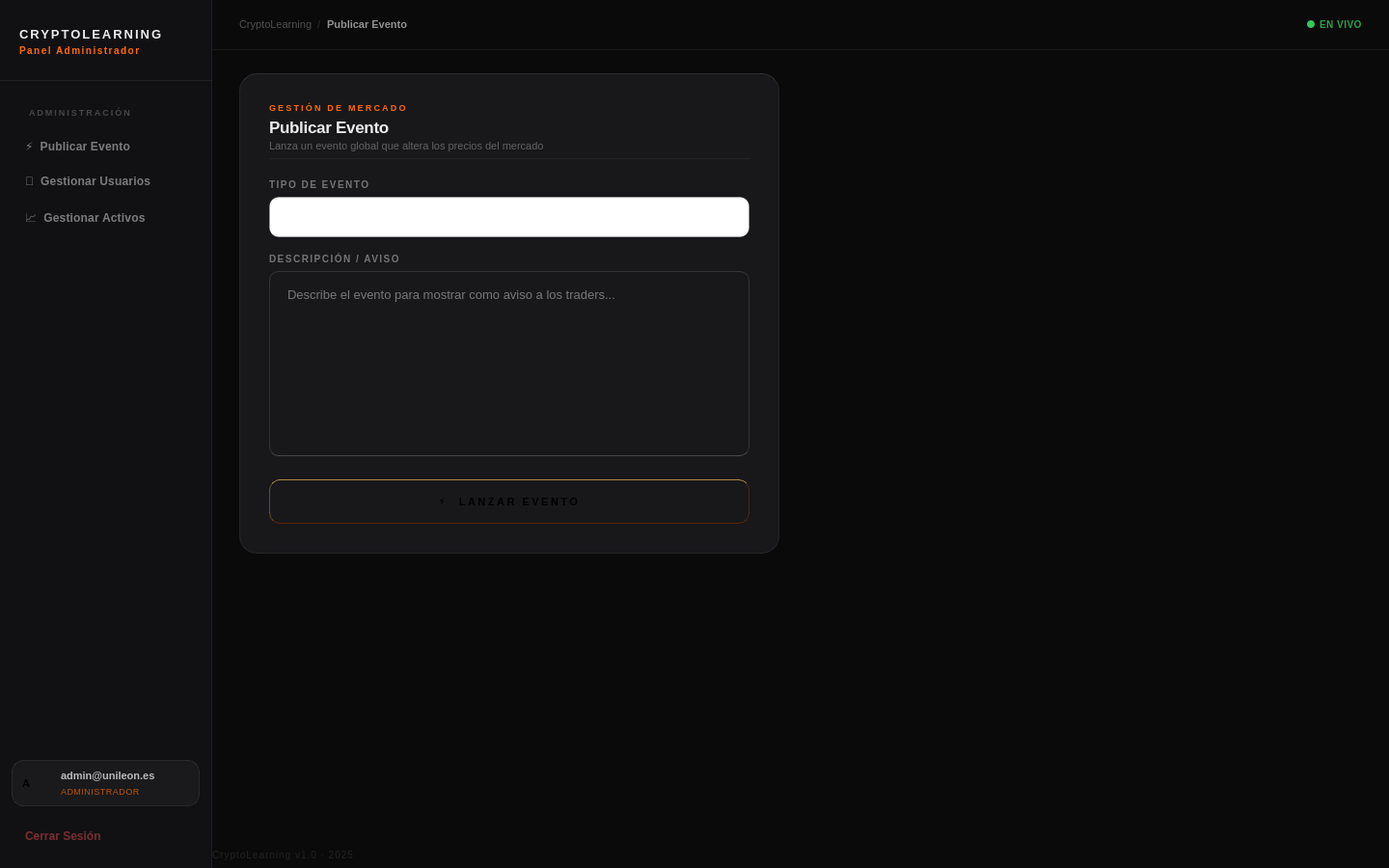
<?xml version="1.0" encoding="UTF-8"?>
<ui version="4.0">
 <class>AdminWindow</class>
 <widget class="QMainWindow" name="AdminWindow">
  <property name="geometry">
   <rect><x>0</x><y>0</y><width>1440</width><height>900</height></rect>
  </property>
  <property name="windowTitle">
   <string>CryptoLearning — Panel Administrador</string>
  </property>

  <property name="styleSheet">
   <string notr="true">

/* ═══════════════════════════════════════════════════════════════════════
   CRYPTOLEARNING  ·  PANEL ADMINISTRADOR
   Apple Spatial Design  ·  Dark Matter Edition
   ═══════════════════════════════════════════════════════════════════════
   Palette:
     Surface-0  #0A0A0B   — void black
     Surface-1  #111113   — deep base
     Surface-2  #18181B   — card ground
     Surface-3  #222226   — raised card
     Surface-4  #2C2C31   — input field
     Divider    rgba(255,255,255,0.06)
     Border     rgba(255,255,255,0.10)
     Border-hi  rgba(255,255,255,0.16)
     Accent     #FF6B00   — CryptoOrange
     Accent-hi  #FF8C2A   — warm highlight
     Red        #FF3B30   — danger
     Text-pri   rgba(255,255,255,0.92)
     Text-sec   rgba(255,255,255,0.50)
     Text-ter   rgba(255,255,255,0.25)
   ═══════════════════════════════════════════════════════════════════════ */

/* ── BASE ───────────────────────────────────────────────────────────── */
QMainWindow, QWidget#centralwidget {
    background-color: #0A0A0B;
    font-family: "SF Pro Display", "Helvetica Neue", "Segoe UI Variable", Arial, sans-serif;
}
QFrame { background: transparent; border: none; }

/* ── SIDEBAR ────────────────────────────────────────────────────────── */
QFrame#sidebar {
    background-color: #111113;
    border-right: 1px solid rgba(255, 255, 255, 0.06);
}

/* ── LOGO ───────────────────────────────────────────────────────────── */
QLabel#lbl_sidebar_logo {
    color: rgba(255, 255, 255, 0.92);
    font-size: 13px;
    font-weight: 700;
    letter-spacing: 2px;
    qproperty-alignment: AlignLeft;
}
QLabel#lbl_sidebar_sub {
    color: #FF6B00;
    font-size: 10px;
    font-weight: 500;
    letter-spacing: 1.5px;
    qproperty-alignment: AlignLeft;
}

/* ── SEPARADOR ──────────────────────────────────────────────────────── */
QFrame#sep_sidebar {
    background-color: rgba(255, 255, 255, 0.06);
    min-height: 1px;
    max-height: 1px;
    border: none;
}

/* ── SECCIÓN NAV LABEL ──────────────────────────────────────────────── */
QLabel#lbl_nav_section {
    color: rgba(255, 255, 255, 0.22);
    font-size: 9px;
    font-weight: 600;
    letter-spacing: 2px;
    padding-left: 16px;
}

/* ── BOTONES NAV ────────────────────────────────────────────────────── */
QPushButton#btn_nav_eventos,
QPushButton#btn_nav_usuarios,
QPushButton#btn_nav_activos {
    background: transparent;
    color: rgba(255, 255, 255, 0.45);
    font-size: 12px;
    font-weight: 500;
    letter-spacing: 0.2px;
    border: none;
    border-radius: 10px;
    padding: 10px 14px 10px 14px;
    text-align: left;
}
QPushButton#btn_nav_eventos:hover,
QPushButton#btn_nav_usuarios:hover,
QPushButton#btn_nav_activos:hover {
    background: rgba(255, 255, 255, 0.05);
    color: rgba(255, 255, 255, 0.80);
}
QPushButton#btn_nav_eventos:pressed,
QPushButton#btn_nav_usuarios:pressed,
QPushButton#btn_nav_activos:pressed {
    background: rgba(255, 107, 0, 0.10);
    color: #FF8C2A;
}
QPushButton#btn_nav_salir {
    background: transparent;
    color: rgba(255, 80, 80, 0.45);
    font-size: 12px;
    font-weight: 500;
    border: none;
    border-radius: 10px;
    padding: 10px 14px 10px 14px;
    text-align: left;
}
QPushButton#btn_nav_salir:hover {
    background: rgba(255, 60, 60, 0.07);
    color: rgba(255, 100, 100, 0.80);
}

/* ── AVATAR USUARIO ─────────────────────────────────────────────────── */
QFrame#user_pill {
    background: rgba(255, 255, 255, 0.04);
    border: 1px solid rgba(255, 255, 255, 0.08);
    border-radius: 12px;
}
QLabel#lbl_user_name {
    color: rgba(255, 255, 255, 0.70);
    font-size: 11px;
    font-weight: 500;
}
QLabel#lbl_user_role {
    color: rgba(255, 107, 0, 0.70);
    font-size: 9px;
    font-weight: 400;
    letter-spacing: 0.5px;
}
QLabel#lbl_user_avatar {
    background: qlineargradient(x1:0,y1:0,x2:1,y2:1,
        stop:0 #FF6B00, stop:1 #FF3D00);
    color: #000000;
    font-size: 11px;
    font-weight: 700;
    border-radius: 10px;
    qproperty-alignment: AlignCenter;
}

/* ── ÁREA PRINCIPAL ─────────────────────────────────────────────────── */
QFrame#main_area {
    background-color: #0A0A0B;
}

/* ── TOPBAR ─────────────────────────────────────────────────────────── */
QFrame#topbar {
    background-color: rgba(10, 10, 11, 0.85);
    border-bottom: 1px solid rgba(255, 255, 255, 0.06);
}
QLabel#lbl_topbar_breadcrumb {
    color: rgba(255, 255, 255, 0.28);
    font-size: 11px;
    font-weight: 400;
}
QLabel#lbl_topbar_breadcrumb_sep {
    color: rgba(255, 255, 255, 0.15);
    font-size: 11px;
}
QLabel#lbl_topbar_breadcrumb_active {
    color: rgba(255, 255, 255, 0.55);
    font-size: 11px;
    font-weight: 500;
}

/* ── BADGE LIVE ─────────────────────────────────────────────────────── */
QLabel#lbl_live_dot {
    background: #34C759;
    border-radius: 4px;
    min-width: 8px;
    max-width: 8px;
    min-height: 8px;
    max-height: 8px;
}
QLabel#lbl_live_text {
    color: rgba(52, 199, 89, 0.80);
    font-size: 10px;
    font-weight: 600;
    letter-spacing: 0.5px;
}

/* ── CARDS ──────────────────────────────────────────────────────────── */
QFrame#card_eventos,
QFrame#card_usuarios,
QFrame#card_activos {
    background-color: #18181B;
    border: 1px solid rgba(255, 255, 255, 0.08);
    border-top: 1px solid rgba(255, 255, 255, 0.12);
    border-radius: 18px;
}

/* ── ACCENT LINE TOP ────────────────────────────────────────────────── */
QFrame#card_accent_ev,
QFrame#card_accent_usr,
QFrame#card_accent_act {
    background: qlineargradient(
        x1:0, y1:0, x2:1, y2:0,
        stop:0.00 rgba(255, 107, 0,   0),
        stop:0.30 rgba(255, 107, 0, 160),
        stop:0.50 rgba(255, 160, 0, 255),
        stop:0.70 rgba(255, 107, 0, 160),
        stop:1.00 rgba(255, 107, 0,   0)
    );
    min-height: 1px;
    max-height: 1px;
    border: none;
    border-radius: 0px;
}

/* ── EYEBROW / TÍTULOS CARD ─────────────────────────────────────────── */
QLabel#lbl_ey_ev, QLabel#lbl_ey_usr, QLabel#lbl_ey_act {
    color: #FF6B00;
    font-size: 9px;
    font-weight: 600;
    letter-spacing: 2.2px;
}
QLabel#lbl_tit_ev, QLabel#lbl_tit_usr, QLabel#lbl_tit_act {
    color: rgba(255, 255, 255, 0.92);
    font-size: 17px;
    font-weight: 600;
    letter-spacing: -0.3px;
}
QLabel#lbl_desc_ev, QLabel#lbl_desc_usr, QLabel#lbl_desc_act {
    color: rgba(255, 255, 255, 0.32);
    font-size: 11px;
}

/* ── SEPARADOR INTERNO ──────────────────────────────────────────────── */
QFrame#sep_card {
    background-color: rgba(255, 255, 255, 0.05);
    min-height: 1px;
    max-height: 1px;
    border: none;
}

/* ── ETIQUETAS CAMPO ────────────────────────────────────────────────── */
QLabel#lbl_f_evento, QLabel#lbl_f_desc {
    color: rgba(255, 255, 255, 0.40);
    font-size: 10px;
    font-weight: 600;
    letter-spacing: 1.5px;
}

/* ── COMBO BOX EVENTO ───────────────────────────────────────────────── */
QComboBox#combo_evento {
    background: qlineargradient(x1:0,y1:0,x2:0,y2:1,
        stop:0 rgba(255,255,255,8), stop:1 rgba(255,255,255,4));
    border: 1px solid rgba(255, 255, 255, 0.12);
    border-bottom: 1px solid rgba(255, 255, 255, 0.20);
    border-radius: 10px;
    color: rgba(255, 255, 255, 0.88);
    padding: 10px 14px;
    font-size: 13px;
    min-height: 20px;
    selection-background-color: rgba(255, 107, 0, 0.18);
    selection-color: #FF8C2A;
}
QComboBox#combo_evento:hover {
    background: rgba(255, 255, 255, 0.07);
    border: 1px solid rgba(255, 255, 255, 0.26);
    color: #FFFFFF;
}
QComboBox#combo_evento:focus {
    border: 1px solid rgba(255, 130, 0, 0.65);
    color: #FFFFFF;
}
QComboBox#combo_evento::drop-down {
    border: none;
    padding-right: 12px;
}
QComboBox QAbstractItemView {
    background: #141418;
    border: 1px solid rgba(255, 255, 255, 0.12);
    border-radius: 8px;
    color: rgba(255, 255, 255, 0.80);
    selection-background-color: rgba(255, 107, 0, 0.18);
    selection-color: #FF8C2A;
    padding: 4px;
}

/* ── TEXTAREA DESCRIPCIÓN ───────────────────────────────────────────── */
QTextEdit#input_desc_evento {
    background: qlineargradient(x1:0,y1:0,x2:0,y2:1,
        stop:0 rgba(255,255,255,7), stop:1 rgba(255,255,255,3));
    border: 1px solid rgba(255, 255, 255, 0.12);
    border-bottom: 1px solid rgba(255, 255, 255, 0.20);
    border-radius: 10px;
    color: rgba(255, 255, 255, 0.82);
    padding: 12px 14px;
    font-size: 13px;
}
QTextEdit#input_desc_evento:focus {
    background: qlineargradient(x1:0,y1:0,x2:0,y2:1,
        stop:0 rgba(255,106,0,18), stop:1 rgba(255,80,0,8));
    border: 1px solid rgba(255, 130, 0, 0.65);
    color: #FFFFFF;
}

/* ── INPUTS BÚSQUEDA ────────────────────────────────────────────────── */
QLineEdit#input_buscar_usuario, QLineEdit#input_buscar_activo {
    background: qlineargradient(x1:0,y1:0,x2:0,y2:1,
        stop:0 rgba(255,255,255,7), stop:1 rgba(255,255,255,3));
    border: 1px solid rgba(255, 255, 255, 0.12);
    border-bottom: 1px solid rgba(255, 255, 255, 0.22);
    border-radius: 10px;
    color: rgba(255, 255, 255, 0.88);
    padding: 10px 14px;
    font-size: 13px;
    min-height: 20px;
    selection-background-color: rgba(255, 106, 0, 100);
    selection-color: #FFFFFF;
}
QLineEdit#input_buscar_usuario:hover, QLineEdit#input_buscar_activo:hover {
    background: rgba(255, 255, 255, 0.08);
    border: 1px solid rgba(255, 255, 255, 0.28);
    color: #FFFFFF;
}
QLineEdit#input_buscar_usuario:focus, QLineEdit#input_buscar_activo:focus {
    background: qlineargradient(x1:0,y1:0,x2:0,y2:1,
        stop:0 rgba(255,106,0,18), stop:1 rgba(255,80,0,8));
    border: 1px solid rgba(255, 130, 0, 0.65);
    color: #FFFFFF;
}

/* ── TABLAS ─────────────────────────────────────────────────────────── */
QTableWidget#tabla_usuarios,
QTableWidget#tabla_activos {
    background: transparent;
    border: none;
    gridline-color: rgba(255, 255, 255, 0.04);
    color: rgba(255, 255, 255, 0.80);
    font-size: 12px;
    selection-background-color: rgba(255, 107, 0, 0.10);
    selection-color: rgba(255, 255, 255, 0.92);
    outline: none;
}
QTableWidget#tabla_usuarios::item,
QTableWidget#tabla_activos::item {
    padding: 10px 14px;
    border-bottom: 1px solid rgba(255, 255, 255, 0.04);
}
QTableWidget#tabla_usuarios::item:selected,
QTableWidget#tabla_activos::item:selected {
    background: rgba(255, 107, 0, 0.08);
    color: rgba(255, 255, 255, 0.92);
}
QTableWidget#tabla_usuarios::item:hover,
QTableWidget#tabla_activos::item:hover {
    background: rgba(255, 255, 255, 0.03);
}
QHeaderView::section {
    background-color: transparent;
    color: rgba(255, 255, 255, 0.28);
    font-size: 10px;
    font-weight: 600;
    letter-spacing: 1.5px;
    padding: 10px 14px;
    border: none;
    border-bottom: 1px solid rgba(255, 255, 255, 0.06);
}

/* ── SCROLLBAR ──────────────────────────────────────────────────────── */
QScrollBar:vertical {
    background: transparent;
    width: 5px;
    border-radius: 3px;
    margin: 4px 0;
}
QScrollBar::handle:vertical {
    background: rgba(255, 255, 255, 0.14);
    border-radius: 3px;
    min-height: 24px;
}
QScrollBar::handle:vertical:hover {
    background: rgba(255, 107, 0, 0.45);
}
QScrollBar::add-line:vertical,
QScrollBar::sub-line:vertical { height: 0; }
QScrollBar::add-page:vertical,
QScrollBar::sub-page:vertical { background: transparent; }

/* ── BOTÓN PRIMARIO NARANJA ─────────────────────────────────────────── */
QPushButton#btn_lanzar_evento,
QPushButton#btn_editar_usuario {
    background: qlineargradient(x1:0,y1:0,x2:1,y2:1,
        stop:0 #FF5E00, stop:0.5 #FF8000, stop:1 #FF5200);
    color: #000000;
    font-weight: 800;
    font-size: 11px;
    letter-spacing: 2.5px;
    border-radius: 11px;
    border-top: 1px solid rgba(255,200,100,160);
    border-left: 1px solid rgba(255,200,100, 80);
    border-right: 1px solid rgba(180, 80, 0, 80);
    border-bottom: 1px solid rgba(160, 60, 0,120);
    min-height: 44px;
    padding: 0 20px;
}
QPushButton#btn_lanzar_evento:hover,
QPushButton#btn_editar_usuario:hover {
    background: qlineargradient(x1:0,y1:0,x2:1,y2:1,
        stop:0 #FF7520, stop:0.5 #FFA040, stop:1 #FF6A18);
}
QPushButton#btn_lanzar_evento:pressed,
QPushButton#btn_editar_usuario:pressed {
    background: qlineargradient(x1:0,y1:0,x2:1,y2:1,
        stop:0 #D94E00, stop:0.5 #E06A00, stop:1 #D04400);
    padding-top: 1px;
}

/* ── BOTÓN PELIGRO ROJO ─────────────────────────────────────────────── */
QPushButton#btn_eliminar_usuario,
QPushButton#btn_retirar_activo {
    background: qlineargradient(x1:0,y1:0,x2:1,y2:1,
        stop:0 #8B0000, stop:0.5 #B22222, stop:1 #8B0000);
    color: rgba(255, 255, 255, 0.90);
    font-weight: 700;
    font-size: 11px;
    letter-spacing: 2px;
    border-radius: 11px;
    border-top: 1px solid rgba(255,100,100,100);
    border-left: 1px solid rgba(255,100,100, 60);
    border-right: 1px solid rgba(100, 0, 0, 80);
    border-bottom: 1px solid rgba(100, 0, 0,120);
    min-height: 44px;
    padding: 0 20px;
}
QPushButton#btn_eliminar_usuario:hover,
QPushButton#btn_retirar_activo:hover {
    background: qlineargradient(x1:0,y1:0,x2:1,y2:1,
        stop:0 #A00000, stop:0.5 #CC3333, stop:1 #A00000);
}
QPushButton#btn_eliminar_usuario:pressed,
QPushButton#btn_retirar_activo:pressed {
    background: #6B0000;
    padding-top: 1px;
}

/* ── PIE ────────────────────────────────────────────────────────────── */
QLabel#lbl_version {
    color: rgba(255, 255, 255, 0.10);
    font-size: 10px;
    font-weight: 400;
    letter-spacing: 1px;
    qproperty-alignment: AlignCenter;
}

   </string>
  </property>

  <widget class="QWidget" name="centralwidget">
   <layout class="QHBoxLayout" name="root_layout">
    <property name="spacing"><number>0</number></property>
    <property name="leftMargin"><number>0</number></property>
    <property name="topMargin"><number>0</number></property>
    <property name="rightMargin"><number>0</number></property>
    <property name="bottomMargin"><number>0</number></property>

    <!-- ══════════════════════════════════
         SIDEBAR — 220px fixed
         ══════════════════════════════════ -->
    <item>
     <widget class="QFrame" name="sidebar">
      <property name="minimumSize"><size><width>220</width><height>0</height></size></property>
      <property name="maximumSize"><size><width>220</width><height>16777215</height></size></property>
      <layout class="QVBoxLayout" name="vl_sidebar">
       <property name="spacing"><number>0</number></property>
       <property name="leftMargin"><number>0</number></property>
       <property name="topMargin"><number>0</number></property>
       <property name="rightMargin"><number>0</number></property>
       <property name="bottomMargin"><number>0</number></property>

       <!-- LOGO BLOQUE -->
       <item>
        <layout class="QVBoxLayout" name="vl_logo">
         <property name="leftMargin"><number>20</number></property>
         <property name="topMargin"><number>28</number></property>
         <property name="rightMargin"><number>20</number></property>
         <property name="bottomMargin"><number>24</number></property>
         <property name="spacing"><number>3</number></property>
         <item>
          <widget class="QLabel" name="lbl_sidebar_logo">
           <property name="text"><string>CRYPTOLEARNING</string></property>
          </widget>
         </item>
         <item>
          <widget class="QLabel" name="lbl_sidebar_sub">
           <property name="text"><string>Panel Administrador</string></property>
          </widget>
         </item>
        </layout>
       </item>

       <!-- DIVISOR TOP -->
       <item>
        <widget class="QFrame" name="sep_sidebar">
         <property name="frameShape"><enum>QFrame::HLine</enum></property>
         <property name="minimumSize"><size><width>0</width><height>1</height></size></property>
         <property name="maximumSize"><size><width>16777215</width><height>1</height></size></property>
        </widget>
       </item>

       <!-- NAVEGACIÓN -->
       <item>
        <layout class="QVBoxLayout" name="vl_nav">
         <property name="spacing"><number>2</number></property>
         <property name="leftMargin"><number>12</number></property>
         <property name="topMargin"><number>20</number></property>
         <property name="rightMargin"><number>12</number></property>
         <property name="bottomMargin"><number>0</number></property>
         <item>
          <widget class="QLabel" name="lbl_nav_section">
           <property name="text"><string>ADMINISTRACIÓN</string></property>
           <property name="minimumSize"><size><width>0</width><height>24</height></size></property>
          </widget>
         </item>
         <item><spacer name="sp_nav_lbl"><property name="orientation"><enum>Qt::Vertical</enum></property><property name="sizeType"><enum>QSizePolicy::Fixed</enum></property><property name="sizeHint" stdset="0"><size><width>0</width><height>4</height></size></property></spacer></item>
         <item>
          <widget class="QPushButton" name="btn_nav_eventos">
           <property name="cursor"><cursorShape>PointingHandCursor</cursorShape></property>
           <property name="text"><string>⚡  Publicar Evento</string></property>
          </widget>
         </item>
         <item>
          <widget class="QPushButton" name="btn_nav_usuarios">
           <property name="cursor"><cursorShape>PointingHandCursor</cursorShape></property>
           <property name="text"><string>👥  Gestionar Usuarios</string></property>
          </widget>
         </item>
         <item>
          <widget class="QPushButton" name="btn_nav_activos">
           <property name="cursor"><cursorShape>PointingHandCursor</cursorShape></property>
           <property name="text"><string>📈  Gestionar Activos</string></property>
          </widget>
         </item>
        </layout>
       </item>

       <!-- SPACER CRECER -->
       <item>
        <spacer name="sp_nav_grow">
         <property name="orientation"><enum>Qt::Vertical</enum></property>
         <property name="sizeType"><enum>QSizePolicy::Expanding</enum></property>
         <property name="sizeHint" stdset="0"><size><width>0</width><height>0</height></size></property>
        </spacer>
       </item>

       <!-- DIVISOR INFERIOR -->
       <item>
        <widget class="QFrame" name="sep_sidebar_bot">
         <property name="objectName"><string>sep_sidebar</string></property>
         <property name="frameShape"><enum>QFrame::HLine</enum></property>
         <property name="minimumSize"><size><width>0</width><height>1</height></size></property>
         <property name="maximumSize"><size><width>16777215</width><height>1</height></size></property>
        </widget>
       </item>

       <!-- USER PILL -->
       <item>
        <layout class="QVBoxLayout" name="vl_user">
         <property name="leftMargin"><number>12</number></property>
         <property name="topMargin"><number>14</number></property>
         <property name="rightMargin"><number>12</number></property>
         <property name="bottomMargin"><number>14</number></property>
         <item>
          <widget class="QFrame" name="user_pill">
           <layout class="QHBoxLayout" name="hl_user_pill">
            <property name="leftMargin"><number>10</number></property>
            <property name="topMargin"><number>8</number></property>
            <property name="rightMargin"><number>10</number></property>
            <property name="bottomMargin"><number>8</number></property>
            <property name="spacing"><number>10</number></property>
            <item>
             <widget class="QLabel" name="lbl_user_avatar">
              <property name="text"><string>A</string></property>
              <property name="minimumSize"><size><width>30</width><height>30</height></size></property>
              <property name="maximumSize"><size><width>30</width><height>30</height></size></property>
             </widget>
            </item>
            <item>
             <layout class="QVBoxLayout" name="vl_user_info">
              <property name="spacing"><number>1</number></property>
              <item>
               <widget class="QLabel" name="lbl_user_name">
                <property name="text"><string>admin@unileon.es</string></property>
               </widget>
              </item>
              <item>
               <widget class="QLabel" name="lbl_user_role">
                <property name="text"><string>ADMINISTRADOR</string></property>
               </widget>
              </item>
             </layout>
            </item>
           </layout>
          </widget>
         </item>
        </layout>
       </item>

       <!-- CERRAR SESIÓN -->
       <item>
        <layout class="QVBoxLayout" name="vl_salir">
         <property name="leftMargin"><number>12</number></property>
         <property name="topMargin"><number>0</number></property>
         <property name="rightMargin"><number>12</number></property>
         <property name="bottomMargin"><number>16</number></property>
         <item>
          <widget class="QPushButton" name="btn_nav_salir">
           <property name="cursor"><cursorShape>PointingHandCursor</cursorShape></property>
           <property name="text"><string>Cerrar Sesión</string></property>
          </widget>
         </item>
        </layout>
       </item>

      </layout>
     </widget>
    </item>

    <!-- ══════════════════════════════════
         ÁREA PRINCIPAL
         ══════════════════════════════════ -->
    <item>
     <widget class="QFrame" name="main_area">
      <layout class="QVBoxLayout" name="vl_main">
       <property name="spacing"><number>0</number></property>
       <property name="leftMargin"><number>0</number></property>
       <property name="topMargin"><number>0</number></property>
       <property name="rightMargin"><number>0</number></property>
       <property name="bottomMargin"><number>0</number></property>

       <!-- TOPBAR -->
       <item>
        <widget class="QFrame" name="topbar">
         <property name="minimumSize"><size><width>0</width><height>52</height></size></property>
         <property name="maximumSize"><size><width>16777215</width><height>52</height></size></property>
         <layout class="QHBoxLayout" name="hl_topbar">
          <property name="leftMargin"><number>28</number></property>
          <property name="rightMargin"><number>28</number></property>
          <property name="topMargin"><number>0</number></property>
          <property name="bottomMargin"><number>0</number></property>
          <property name="spacing"><number>5</number></property>
          <item>
           <layout class="QHBoxLayout" name="hl_breadcrumb">
            <property name="spacing"><number>5</number></property>
            <item>
             <widget class="QLabel" name="lbl_topbar_breadcrumb">
              <property name="text"><string>CryptoLearning</string></property>
             </widget>
            </item>
            <item>
             <widget class="QLabel" name="lbl_topbar_breadcrumb_sep">
              <property name="text"><string>/</string></property>
             </widget>
            </item>
            <item>
             <widget class="QLabel" name="lbl_topbar_breadcrumb_active">
              <property name="text"><string>Publicar Evento</string></property>
             </widget>
            </item>
           </layout>
          </item>
          <item>
           <spacer name="hs_topbar">
            <property name="orientation"><enum>Qt::Horizontal</enum></property>
            <property name="sizeHint" stdset="0"><size><width>0</width><height>0</height></size></property>
           </spacer>
          </item>
          <item>
           <layout class="QHBoxLayout" name="hl_live">
            <property name="spacing"><number>5</number></property>
            <item>
             <widget class="QLabel" name="lbl_live_dot">
              <property name="text"><string></string></property>
              <property name="minimumSize"><size><width>8</width><height>8</height></size></property>
              <property name="maximumSize"><size><width>8</width><height>8</height></size></property>
             </widget>
            </item>
            <item>
             <widget class="QLabel" name="lbl_live_text">
              <property name="text"><string>EN VIVO</string></property>
             </widget>
            </item>
           </layout>
          </item>
         </layout>
        </widget>
       </item>

       <!-- STACKED WIDGET -->
       <item>
        <widget class="QStackedWidget" name="stackedWidget">
         <property name="currentIndex"><number>0</number></property>

         <!-- ══════════════════════
              PAGE 0 — EVENTOS
              ══════════════════════ -->
         <widget class="QWidget" name="page_eventos">
          <layout class="QVBoxLayout" name="vl_page_eventos">
           <property name="spacing"><number>0</number></property>
           <property name="leftMargin"><number>28</number></property>
           <property name="topMargin"><number>24</number></property>
           <property name="rightMargin"><number>28</number></property>
           <property name="bottomMargin"><number>24</number></property>

           <item>
            <widget class="QFrame" name="card_eventos">
             <property name="maximumSize"><size><width>560</width><height>16777215</height></size></property>
             <layout class="QVBoxLayout" name="vl_ev">
              <property name="spacing"><number>0</number></property>
              <property name="leftMargin"><number>0</number></property>
              <property name="topMargin"><number>0</number></property>
              <property name="rightMargin"><number>0</number></property>
              <property name="bottomMargin"><number>0</number></property>

              <!-- Accent line -->
              <item>
               <widget class="QFrame" name="card_accent_ev">
                <property name="frameShape"><enum>QFrame::HLine</enum></property>
                <property name="minimumSize"><size><width>0</width><height>1</height></size></property>
                <property name="maximumSize"><size><width>16777215</width><height>1</height></size></property>
               </widget>
              </item>

              <item>
               <layout class="QVBoxLayout" name="vl_ev_inner">
                <property name="spacing"><number>0</number></property>
                <property name="leftMargin"><number>30</number></property>
                <property name="topMargin"><number>28</number></property>
                <property name="rightMargin"><number>30</number></property>
                <property name="bottomMargin"><number>30</number></property>

                <item><widget class="QLabel" name="lbl_ey_ev"><property name="text"><string>GESTIÓN DE MERCADO</string></property></widget></item>
                <item><spacer name="sp_ev1"><property name="orientation"><enum>Qt::Vertical</enum></property><property name="sizeType"><enum>QSizePolicy::Fixed</enum></property><property name="sizeHint" stdset="0"><size><width>0</width><height>5</height></size></property></spacer></item>
                <item><widget class="QLabel" name="lbl_tit_ev"><property name="text"><string>Publicar Evento</string></property></widget></item>
                <item><spacer name="sp_ev2"><property name="orientation"><enum>Qt::Vertical</enum></property><property name="sizeType"><enum>QSizePolicy::Fixed</enum></property><property name="sizeHint" stdset="0"><size><width>0</width><height>3</height></size></property></spacer></item>
                <item><widget class="QLabel" name="lbl_desc_ev"><property name="text"><string>Lanza un evento global que altera los precios del mercado</string></property></widget></item>
                <item><spacer name="sp_ev3"><property name="orientation"><enum>Qt::Vertical</enum></property><property name="sizeType"><enum>QSizePolicy::Fixed</enum></property><property name="sizeHint" stdset="0"><size><width>0</width><height>6</height></size></property></spacer></item>

                <item>
                 <widget class="QFrame" name="sep_card">
                  <property name="frameShape"><enum>QFrame::HLine</enum></property>
                  <property name="minimumSize"><size><width>0</width><height>1</height></size></property>
                  <property name="maximumSize"><size><width>16777215</width><height>1</height></size></property>
                 </widget>
                </item>
                <item><spacer name="sp_ev4"><property name="orientation"><enum>Qt::Vertical</enum></property><property name="sizeType"><enum>QSizePolicy::Fixed</enum></property><property name="sizeHint" stdset="0"><size><width>0</width><height>20</height></size></property></spacer></item>

                <!-- Campo Tipo de Evento -->
                <item><widget class="QLabel" name="lbl_f_evento"><property name="text"><string>TIPO DE EVENTO</string></property></widget></item>
                <item><spacer name="sp_ev5"><property name="orientation"><enum>Qt::Vertical</enum></property><property name="sizeType"><enum>QSizePolicy::Fixed</enum></property><property name="sizeHint" stdset="0"><size><width>0</width><height>6</height></size></property></spacer></item>
                <item>
                 <widget class="QComboBox" name="combo_evento">
                  <property name="cursor"><cursorShape>PointingHandCursor</cursorShape></property>
                  <item><property name="text"><string>Bull Market</string></property></item>
                  <item><property name="text"><string>Bear Market</string></property></item>
                  <item><property name="text"><string>Crisis Fiat</string></property></item>
                  <item><property name="text"><string>Guerra Mundial</string></property></item>
                  <item><property name="text"><string>Analista Aleatorio</string></property></item>
                  <item><property name="text"><string>Inyección Liquidez</string></property></item>
                  <item><property name="text"><string>Retirada Liquidez</string></property></item>
                  <item><property name="text"><string>Halving Bitcoin</string></property></item>
                  <item><property name="text"><string>Adopción Corporativa</string></property></item>
                  <item><property name="text"><string>Adopción Países</string></property></item>
                  <item><property name="text"><string>Crisis Bancaria</string></property></item>
                  <item><property name="text"><string>Regulación China</string></property></item>
                  <item><property name="text"><string>Hack Exchange</string></property></item>
                  <item><property name="text"><string>Upgrade Ethereum</string></property></item>
                  <item><property name="text"><string>Whale Dump</string></property></item>
                  <item><property name="text"><string>Inflación Alta</string></property></item>
                  <item><property name="text"><string>Fed Sube Tipos</string></property></item>
                 </widget>
                </item>
                <item><spacer name="sp_ev6"><property name="orientation"><enum>Qt::Vertical</enum></property><property name="sizeType"><enum>QSizePolicy::Fixed</enum></property><property name="sizeHint" stdset="0"><size><width>0</width><height>16</height></size></property></spacer></item>

                <!-- Campo Descripción -->
                <item><widget class="QLabel" name="lbl_f_desc"><property name="text"><string>DESCRIPCIÓN / AVISO</string></property></widget></item>
                <item><spacer name="sp_ev7"><property name="orientation"><enum>Qt::Vertical</enum></property><property name="sizeType"><enum>QSizePolicy::Fixed</enum></property><property name="sizeHint" stdset="0"><size><width>0</width><height>6</height></size></property></spacer></item>
                <item>
                 <widget class="QTextEdit" name="input_desc_evento">
                  <property name="minimumSize"><size><width>0</width><height>100</height></size></property>
                  <property name="placeholderText"><string>Describe el evento para mostrar como aviso a los traders...</string></property>
                 </widget>
                </item>
                <item><spacer name="sp_ev8"><property name="orientation"><enum>Qt::Vertical</enum></property><property name="sizeType"><enum>QSizePolicy::Fixed</enum></property><property name="sizeHint" stdset="0"><size><width>0</width><height>24</height></size></property></spacer></item>

                <!-- Botón lanzar -->
                <item>
                 <widget class="QPushButton" name="btn_lanzar_evento">
                  <property name="cursor"><cursorShape>PointingHandCursor</cursorShape></property>
                  <property name="text"><string>⚡  LANZAR EVENTO</string></property>
                 </widget>
                </item>

               </layout>
              </item>
             </layout>
            </widget>
           </item>

           <item>
            <spacer name="sp_ev_bot">
             <property name="orientation"><enum>Qt::Vertical</enum></property>
             <property name="sizeType"><enum>QSizePolicy::Expanding</enum></property>
             <property name="sizeHint" stdset="0"><size><width>0</width><height>0</height></size></property>
            </spacer>
           </item>
          </layout>
         </widget>

         <!-- ══════════════════════
              PAGE 1 — USUARIOS
              ══════════════════════ -->
         <widget class="QWidget" name="page_usuarios">
          <layout class="QVBoxLayout" name="vl_page_usuarios">
           <property name="spacing"><number>0</number></property>
           <property name="leftMargin"><number>28</number></property>
           <property name="topMargin"><number>24</number></property>
           <property name="rightMargin"><number>28</number></property>
           <property name="bottomMargin"><number>24</number></property>

           <item>
            <widget class="QFrame" name="card_usuarios">
             <layout class="QVBoxLayout" name="vl_usr">
              <property name="spacing"><number>0</number></property>
              <property name="leftMargin"><number>0</number></property>
              <property name="topMargin"><number>0</number></property>
              <property name="rightMargin"><number>0</number></property>
              <property name="bottomMargin"><number>0</number></property>

              <!-- Accent line -->
              <item>
               <widget class="QFrame" name="card_accent_usr">
                <property name="frameShape"><enum>QFrame::HLine</enum></property>
                <property name="minimumSize"><size><width>0</width><height>1</height></size></property>
                <property name="maximumSize"><size><width>16777215</width><height>1</height></size></property>
               </widget>
              </item>

              <item>
               <layout class="QVBoxLayout" name="vl_usr_inner">
                <property name="spacing"><number>0</number></property>
                <property name="leftMargin"><number>26</number></property>
                <property name="topMargin"><number>26</number></property>
                <property name="rightMargin"><number>26</number></property>
                <property name="bottomMargin"><number>20</number></property>

                <item><widget class="QLabel" name="lbl_ey_usr"><property name="text"><string>CONTROL DE ACCESO</string></property></widget></item>
                <item><spacer name="sp_usr1"><property name="orientation"><enum>Qt::Vertical</enum></property><property name="sizeType"><enum>QSizePolicy::Fixed</enum></property><property name="sizeHint" stdset="0"><size><width>0</width><height>4</height></size></property></spacer></item>
                <item><widget class="QLabel" name="lbl_tit_usr"><property name="text"><string>Gestionar Usuarios</string></property></widget></item>
                <item><spacer name="sp_usr2"><property name="orientation"><enum>Qt::Vertical</enum></property><property name="sizeType"><enum>QSizePolicy::Fixed</enum></property><property name="sizeHint" stdset="0"><size><width>0</width><height>3</height></size></property></spacer></item>
                <item><widget class="QLabel" name="lbl_desc_usr"><property name="text"><string>Revisa, edita o elimina los usuarios registrados en el sistema</string></property></widget></item>
                <item><spacer name="sp_usr3"><property name="orientation"><enum>Qt::Vertical</enum></property><property name="sizeType"><enum>QSizePolicy::Fixed</enum></property><property name="sizeHint" stdset="0"><size><width>0</width><height>6</height></size></property></spacer></item>

                <item>
                 <widget class="QFrame" name="sep_card_usr">
                  <property name="objectName"><string>sep_card</string></property>
                  <property name="frameShape"><enum>QFrame::HLine</enum></property>
                  <property name="minimumSize"><size><width>0</width><height>1</height></size></property>
                  <property name="maximumSize"><size><width>16777215</width><height>1</height></size></property>
                 </widget>
                </item>
                <item><spacer name="sp_usr4"><property name="orientation"><enum>Qt::Vertical</enum></property><property name="sizeType"><enum>QSizePolicy::Fixed</enum></property><property name="sizeHint" stdset="0"><size><width>0</width><height>16</height></size></property></spacer></item>

                <!-- Toolbar -->
                <item>
                 <layout class="QHBoxLayout" name="hl_usr_toolbar">
                  <property name="spacing"><number>10</number></property>
                  <item>
                   <widget class="QLineEdit" name="input_buscar_usuario">
                    <property name="placeholderText"><string>🔍  Buscar por nombre, email o rol...</string></property>
                   </widget>
                  </item>
                  <item>
                   <widget class="QPushButton" name="btn_editar_usuario">
                    <property name="cursor"><cursorShape>PointingHandCursor</cursorShape></property>
                    <property name="text"><string>Editar</string></property>
                   </widget>
                  </item>
                  <item>
                   <widget class="QPushButton" name="btn_eliminar_usuario">
                    <property name="cursor"><cursorShape>PointingHandCursor</cursorShape></property>
                    <property name="text"><string>Eliminar</string></property>
                   </widget>
                  </item>
                 </layout>
                </item>
                <item><spacer name="sp_usr5"><property name="orientation"><enum>Qt::Vertical</enum></property><property name="sizeType"><enum>QSizePolicy::Fixed</enum></property><property name="sizeHint" stdset="0"><size><width>0</width><height>12</height></size></property></spacer></item>

                <!-- Tabla usuarios: col 0 = id oculta -->
                <item>
                 <widget class="QTableWidget" name="tabla_usuarios">
                  <property name="frameShape"><enum>QFrame::NoFrame</enum></property>
                  <property name="showGrid"><bool>false</bool></property>
                  <property name="selectionBehavior"><enum>QAbstractItemView::SelectRows</enum></property>
                  <property name="selectionMode"><enum>QAbstractItemView::SingleSelection</enum></property>
                  <property name="editTriggers"><set>QAbstractItemView::NoEditTriggers</set></property>
                  <property name="alternatingRowColors"><bool>false</bool></property>
                  <property name="verticalScrollBarPolicy"><enum>Qt::ScrollBarAsNeeded</enum></property>
                  <property name="horizontalScrollBarPolicy"><enum>Qt::ScrollBarAlwaysOff</enum></property>
                  <column><property name="text"><string>ID</string></property></column>
                  <column><property name="text"><string>DNI</string></property></column>
                  <column><property name="text"><string>NOMBRE</string></property></column>
                  <column><property name="text"><string>APELLIDOS</string></property></column>
                  <column><property name="text"><string>EMAIL</string></property></column>
                  <column><property name="text"><string>ROL</string></property></column>
                 </widget>
                </item>

               </layout>
              </item>
             </layout>
            </widget>
           </item>
          </layout>
         </widget>

         <!-- ══════════════════════
              PAGE 2 — ACTIVOS
              ══════════════════════ -->
         <widget class="QWidget" name="page_activos">
          <layout class="QVBoxLayout" name="vl_page_activos">
           <property name="spacing"><number>0</number></property>
           <property name="leftMargin"><number>28</number></property>
           <property name="topMargin"><number>24</number></property>
           <property name="rightMargin"><number>28</number></property>
           <property name="bottomMargin"><number>24</number></property>

           <item>
            <widget class="QFrame" name="card_activos">
             <layout class="QVBoxLayout" name="vl_act">
              <property name="spacing"><number>0</number></property>
              <property name="leftMargin"><number>0</number></property>
              <property name="topMargin"><number>0</number></property>
              <property name="rightMargin"><number>0</number></property>
              <property name="bottomMargin"><number>0</number></property>

              <!-- Accent line -->
              <item>
               <widget class="QFrame" name="card_accent_act">
                <property name="frameShape"><enum>QFrame::HLine</enum></property>
                <property name="minimumSize"><size><width>0</width><height>1</height></size></property>
                <property name="maximumSize"><size><width>16777215</width><height>1</height></size></property>
               </widget>
              </item>

              <item>
               <layout class="QVBoxLayout" name="vl_act_inner">
                <property name="spacing"><number>0</number></property>
                <property name="leftMargin"><number>26</number></property>
                <property name="topMargin"><number>26</number></property>
                <property name="rightMargin"><number>26</number></property>
                <property name="bottomMargin"><number>20</number></property>

                <item><widget class="QLabel" name="lbl_ey_act"><property name="text"><string>CONTROL DE ACTIVOS</string></property></widget></item>
                <item><spacer name="sp_act1"><property name="orientation"><enum>Qt::Vertical</enum></property><property name="sizeType"><enum>QSizePolicy::Fixed</enum></property><property name="sizeHint" stdset="0"><size><width>0</width><height>4</height></size></property></spacer></item>
                <item><widget class="QLabel" name="lbl_tit_act"><property name="text"><string>Gestionar Activos</string></property></widget></item>
                <item><spacer name="sp_act2"><property name="orientation"><enum>Qt::Vertical</enum></property><property name="sizeType"><enum>QSizePolicy::Fixed</enum></property><property name="sizeHint" stdset="0"><size><width>0</width><height>3</height></size></property></spacer></item>
                <item><widget class="QLabel" name="lbl_desc_act"><property name="text"><string>Retira o elimina criptomonedas del mercado simulado</string></property></widget></item>
                <item><spacer name="sp_act3"><property name="orientation"><enum>Qt::Vertical</enum></property><property name="sizeType"><enum>QSizePolicy::Fixed</enum></property><property name="sizeHint" stdset="0"><size><width>0</width><height>6</height></size></property></spacer></item>

                <item>
                 <widget class="QFrame" name="sep_card_act">
                  <property name="objectName"><string>sep_card</string></property>
                  <property name="frameShape"><enum>QFrame::HLine</enum></property>
                  <property name="minimumSize"><size><width>0</width><height>1</height></size></property>
                  <property name="maximumSize"><size><width>16777215</width><height>1</height></size></property>
                 </widget>
                </item>
                <item><spacer name="sp_act4"><property name="orientation"><enum>Qt::Vertical</enum></property><property name="sizeType"><enum>QSizePolicy::Fixed</enum></property><property name="sizeHint" stdset="0"><size><width>0</width><height>16</height></size></property></spacer></item>

                <!-- Toolbar -->
                <item>
                 <layout class="QHBoxLayout" name="hl_act_toolbar">
                  <property name="spacing"><number>10</number></property>
                  <item>
                   <widget class="QLineEdit" name="input_buscar_activo">
                    <property name="placeholderText"><string>🔍  Buscar activo por nombre o símbolo...</string></property>
                   </widget>
                  </item>
                  <item>
                   <widget class="QPushButton" name="btn_retirar_activo">
                    <property name="cursor"><cursorShape>PointingHandCursor</cursorShape></property>
                    <property name="text"><string>Retirar</string></property>
                   </widget>
                  </item>
                 </layout>
                </item>
                <item><spacer name="sp_act5"><property name="orientation"><enum>Qt::Vertical</enum></property><property name="sizeType"><enum>QSizePolicy::Fixed</enum></property><property name="sizeHint" stdset="0"><size><width>0</width><height>12</height></size></property></spacer></item>

                <!-- Tabla activos: col 0 = id oculta -->
                <item>
                 <widget class="QTableWidget" name="tabla_activos">
                  <property name="frameShape"><enum>QFrame::NoFrame</enum></property>
                  <property name="showGrid"><bool>false</bool></property>
                  <property name="selectionBehavior"><enum>QAbstractItemView::SelectRows</enum></property>
                  <property name="selectionMode"><enum>QAbstractItemView::SingleSelection</enum></property>
                  <property name="editTriggers"><set>QAbstractItemView::NoEditTriggers</set></property>
                  <property name="alternatingRowColors"><bool>false</bool></property>
                  <property name="verticalScrollBarPolicy"><enum>Qt::ScrollBarAsNeeded</enum></property>
                  <property name="horizontalScrollBarPolicy"><enum>Qt::ScrollBarAlwaysOff</enum></property>
                  <column><property name="text"><string>ID</string></property></column>
                  <column><property name="text"><string>NOMBRE</string></property></column>
                  <column><property name="text"><string>SÍMBOLO</string></property></column>
                  <column><property name="text"><string>PRECIO ACTUAL</string></property></column>
                 </widget>
                </item>

               </layout>
              </item>
             </layout>
            </widget>
           </item>
          </layout>
         </widget>

        </widget>
       </item>

       <!-- PIE -->
       <item>
        <widget class="QLabel" name="lbl_version">
         <property name="text"><string>CryptoLearning v1.0 · 2025</string></property>
         <property name="minimumSize"><size><width>0</width><height>28</height></size></property>
         <property name="maximumSize"><size><width>16777215</width><height>28</height></size></property>
        </widget>
       </item>

      </layout>
     </widget>
    </item>

   </layout>
  </widget>
 </widget>
 <resources/>
 <connections/>
</ui>
